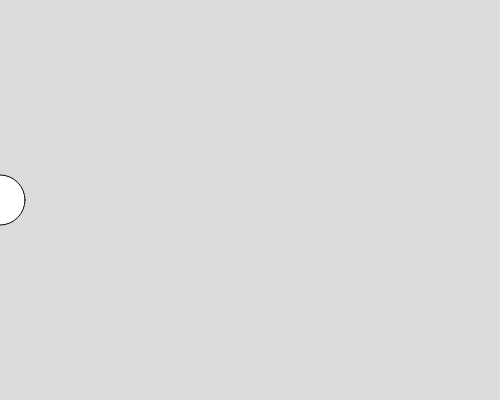
Frame 1 (no input)
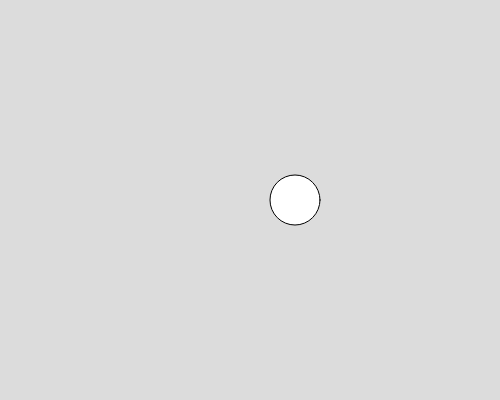
Frame 60 (no input)
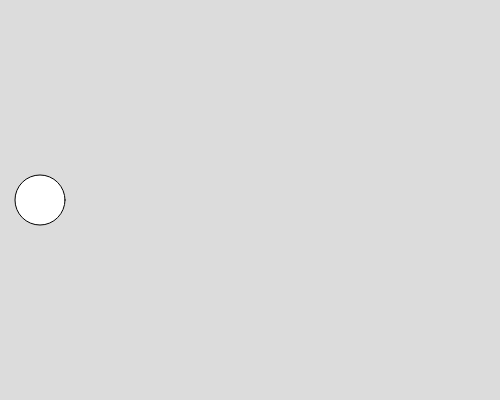
Frame 120 (the mouse pressed at the canvas centre since frame 60)

The p5.js sketch that drew these frames (run headless with seeded random() and noise() and a simulated clock; from frame 60 on, the mouse is pressed at the canvas centre):

// p5.js sketch
// ── sketch.js
let ballX = 0;

function setup() {
  createCanvas(500, 400);
}

function draw() {
  background(220);

  ellipse(ballX, 200, 50);

  // these next two lines do the same thing!
  // ballX = ballX + 5;
  ballX += 5;

  if (ballX > width + 25) {
    ballX = -25;
  }
}
